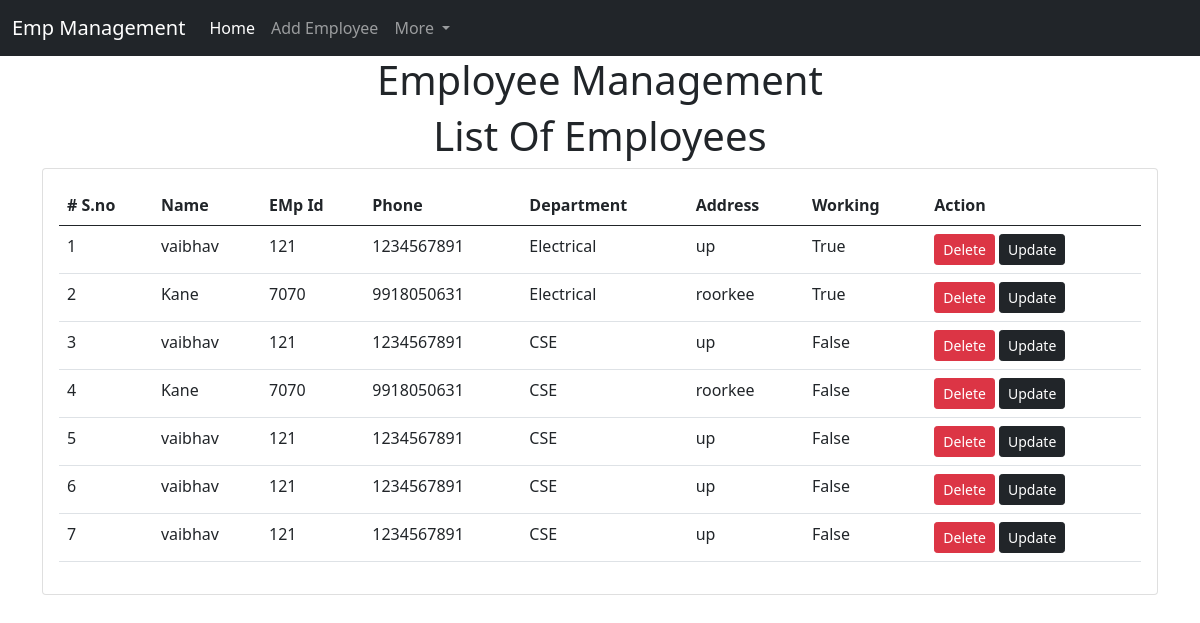
The page /emp/home/ on the database its author committed.
### emp/models.py (models this page shows)
class Emp(models.Model):
    name=models.CharField(max_length=200)
    emp_id=models.CharField(max_length=200)
    phone=models.CharField(max_length=10)
    address=models.CharField(max_length=150)
    working=models.BooleanField(default=True)
    department=models.CharField(max_length=20)

### emp/views.py (the view)
# urls.py: path("home/",emp_home),
def emp_home(request):
    emps=Emp.objects.all()
    return render(request,"emp/home.html",{
        'emps':emps,
    })

### templates/emp/home.html (shortened to what this page needs)
<!doctype html>
<html lang="en">
<head>
    <link href="https://cdn.jsdelivr.net/npm/bootstrap@5.0.2/dist/css/bootstrap.min.css" rel="stylesheet"
>
</head>
<body>
    {% include 'emp/navbar.html' %}
    <h1 class="text-center">Employee Management</h1>
    <h1 class="text-center">List Of Employees</h1>
    <div class="container">
        <div class="row">
            <div class="col-md-12">
                <div class="card">
                    <div class="card-body">
                        <table class="table">
                            <thead>
                                <tr>
                                    <th># S.no</th>
                                    <th>Name</th>
                                    <th>EMp Id</th>
                                    <th>Phone</th>
                                    <th>Department</th>
                                    <th>Address</th>
                                    <th>Working</th>
                                    <th>Action</th>
                                </tr>
                            </thead>
                            <tbody>
                                {% for e in emps %}
                                <tr>
                                    <td>{{forloop.counter}}</td>
                                    <td>{{e.name}}</td>
                                    <td>{{e.emp_id}}</td>
                                    <td>{{e.phone}}</td>
                                    <td>{{e.department}}</td>
                                    <td>{{e.address}}</td>
                                    <td>{{e.working}}</td>
                                    <td>
                                        <a href="/emp/delete-emp/{{e.id}}" class="btn btn-danger btn-sm">
                                            Delete
                                        </a>
                                        <a href="/emp/update-emp/{{e.id}}" class="btn btn-dark btn-sm">
                                            Update
                                        </a>
                                    </td>
                                </tr>
                                {% endfor %}
                            </tbody>
                        </table>
                    </div>
                </div>
            </div>
        </div>
    </div>
</body>
</html>

### templates/emp/navbar.html (shortened to what this page needs)
<nav class="navbar navbar-expand-lg navbar-dark bg-dark">
    <div class="container-fluid">
        <a class="navbar-brand" href="#">Emp Management</a>
        <div class="collapse navbar-collapse" id="navbarSupportedContent">
            <ul class="navbar-nav me-auto mb-2 mb-lg-0">
                <li class="nav-item">
                    <a class="nav-link active" aria-current="page" href="#">Home</a>
                </li>
                <li class="nav-item">
                    <a class="nav-link" href="/emp/add-emp">Add Employee</a>
                </li>
                <li class="nav-item dropdown">
                    <a class="nav-link dropdown-toggle" href="#" id="navbarDropdown" role="button"
                        data-bs-toggle="dropdown" aria-expanded="false">
                        More
                    </a>
                </li>
        </div>
    </div>
</nav>

### rows shown on the page
Emp: name "vaibhav", emp_id "121", phone "1234567891", department "Electrical", address "up", working "True"
Emp: name "Kane", emp_id "7070", phone "9918050631", department "Electrical", address "roorkee", working "True"
Emp: name "vaibhav", emp_id "121", phone "1234567891", department "CSE", address "up", working "False"
Emp: name "Kane", emp_id "7070", phone "9918050631", department "CSE", address "roorkee", working "False"
Emp: name "vaibhav", emp_id "121", phone "1234567891", department "CSE", address "up", working "False"
Emp: name "vaibhav", emp_id "121", phone "1234567891", department "CSE", address "up", working "False"
Emp: name "vaibhav", emp_id "121", phone "1234567891", department "CSE", address "up", working "False"
